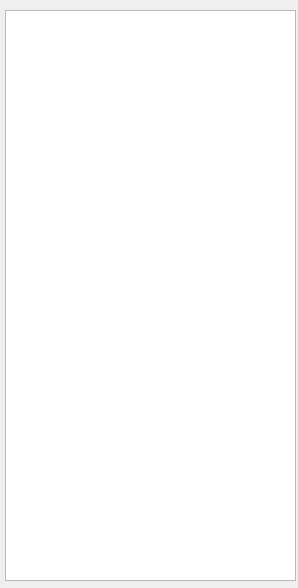
<?xml version="1.0" encoding="UTF-8"?>
<ui version="4.0">
 <class>Add_Member</class>
 <widget class="QDialog" name="Add_Member">
  <property name="geometry">
   <rect>
    <x>0</x>
    <y>0</y>
    <width>298</width>
    <height>588</height>
   </rect>
  </property>
  <property name="windowTitle">
   <string>Dialog</string>
  </property>
  <widget class="QListWidget" name="listWidget">
   <property name="geometry">
    <rect>
     <x>5</x>
     <y>10</y>
     <width>291</width>
     <height>571</height>
    </rect>
   </property>
  </widget>
 </widget>
 <resources/>
 <connections/>
</ui>
